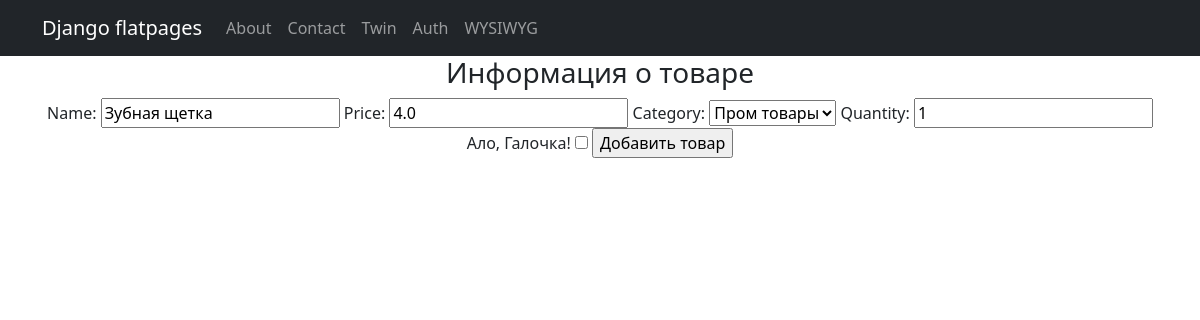
/products/create/1, run on the app's committed database.
### simpleapp/models.py (models this page shows, shortened)
class Product(models.Model):
    name = models.CharField(max_length=200)
    description = models.TextField()
    quantity = models.IntegerField(validators=[MinValueValidator(0, 'Quantity should be >= 0')])
    price = models.FloatField(validators=[MinValueValidator(0.0, 'Price should be >= 0.0')])
    category = models.ForeignKey('Category', on_delete=models.CASCADE)

class Category(models.Model):
    name = models.CharField(max_length=200)
    def __str__(self):
        return f'{self.name}'

### simpleapp/views.py (the view)
# urls.py: path('create/<int:pk>', ProductUpdateView.as_view(), name='product_update'),
class ProductUpdateView(UpdateView):
    template_name = 'sample_app/product_create.html'
    form_class = ProductForm
    def get_object(self, **kwargs):
        id = self.kwargs.get('pk')
        return Product.objects.get(pk=id)

### simpleapp/forms.py
class ProductForm(ModelForm):
    check_box = BooleanField(label='Ало, Галочка!')
    class Meta:
        model = Product
        fields = ['name', 'price', 'category', 'quantity', 'check_box']

### templates/sample_app/product_create.html (shortened to what this page needs)
{% extends 'flatpages/default.html' %}
{% block content %}
<h3>Информация о товаре</h3>
<form method="POST">
    {{ form }}
    <input type="submit" value="Добавить товар">
</form>
{% endblock content %}

### data on the page
Product: name "Зубная щетка", price "4.0", category "Пром товары", quantity "1"
